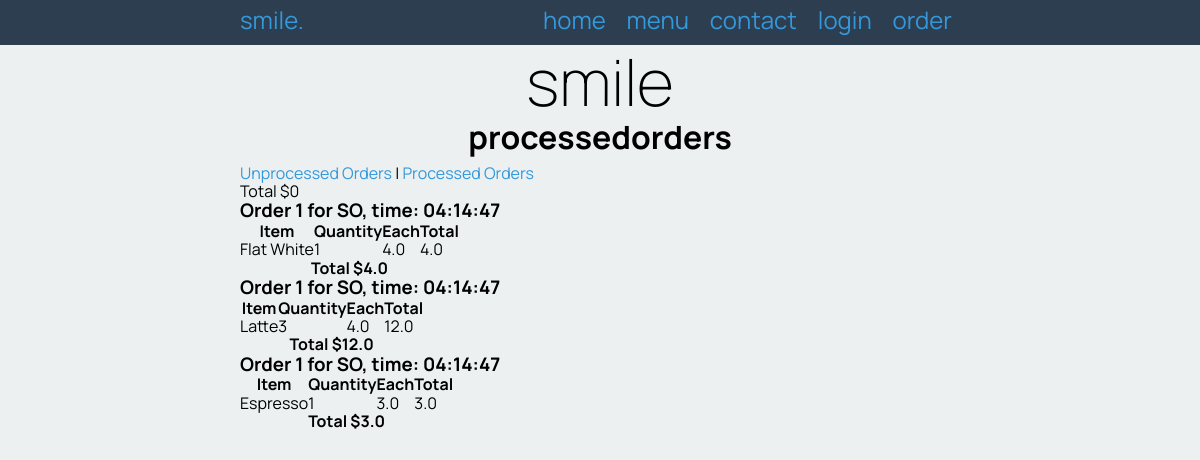
/process_order/0, run on the app's committed database.
### tables this page shows
CREATE TABLE order_contents
(
    id         integer
        constraint order_contents_pk
            primary key autoincrement,
    order_id   integer
        constraint order_contents_orders_id_fk
            references orders,
    product_id integer
        constraint order_contents_product_id_fk
            references product (id),
    quantity   integer
);

CREATE TABLE orders
(
    id        integer
        constraint orders_pk
            primary key autoincrement,
    name      varchar(30),
    timestamp date,
    processed integer
);

CREATE TABLE "products"
(
    id          integer
        constraint products_pk
            primary key autoincrement,
    name        varchar(30),
    description varchar(300),
    volume      char(6),
    image       varchar(30),
    price       float
, cat_id integer);

### app.py (the view)
@app.route('/process_order/<processed>')
def render_process_order(processed):
    label = "processed"
    if processed == "1":
        label = "un" + label
    processed = int(processed)
    all_orders = get_list("SELECT orders.id, orders.name, timestamp, products.name, quantity, price from orders INNER JOIN order_contents ON orders.id = order_contents.order_id INNER JOIN products ON order_contents.product_id = products.id WHERE processed = ?", (processed, ))
    print(all_orders)
    return render_template("orders.html", orders=all_orders, label=label, logged_in=is_logged_in(), is_admin=is_admin())

### app.py (called while the page is built)
def create_connection(db_file):
    try:
        connection = sqlite3.connect(db_file)
        return connection
    except Error as e:
        print(e)
    return None

def is_logged_in():
    if session.get('email') is None:
        return False
    else:
        return True

def is_admin():
    if session.get('is_admin') is not 1:
        return False
    else:
        return True

def get_list(query, params):
    con = create_connection(DATABASE)
    cur = con.cursor()
    if params == "":
        cur.execute(query)
    else:
        cur.execute(query, params)
    query_list = cur.fetchall()
    con.close()
    return query_list

### templates/orders.html
{% extends 'base.html' %}
{% block pageheading %}
{{ label }}orders
{% endblock %}
{% block main %}
    <p><a href="/process_order/1">Unprocessed Orders</a> | <a href="/process_order/0">Processed Orders</a></p>
    {% set control = namespace(last_id=-1) %}
    {% set control = namespace(total = 0) %}
    {% for order in orders %}
        {% if orders[0] != control.last_id %}
            {% if control.last_id != -1 %}
                <tr>
                    <th colspan="4" class="number">Total ${{ control.total }}</th>
                </tr>
                        {% set control.total = 0 %}
    </table>
            {% endif %}
    <h3>
        Order {{ order[0] }} for {{ order[1] }}, time: {{ order[2] }}
        {% if label == "unprocessed" %}<a href="/process/{{ order[0] }}"> - Mark order as processed</a>{% endif %}</h3>
    {% set control.last_id = order[0] %}
    <table class="{{ label }}">
        <tr>
            <th>Item</th>
            <th class="number">Quantity</th>
            <th class="number">Each</th>
            <th class="number">Total</th>
        </tr>
        {% endif %}
        <tr>
            <td>{{ order[3] }}</td>
            <td class="number">{{ order[4] }}</td>
            <td class="number">{{ order[5] }}</td>
            <td class="number">{{ order[4] * order[5]}}</td>
            {% set control.total = order[4] * order[5] + control.total %}
        </tr>
{% endfor %}
        <tr>
            <th colspan="4" class="number">Total ${{ control.total }}</th>
        </tr>
    </table>
{% endblock %}

### static/smile.css (style rules this page uses)
* { font-family: 'Manrope', sans-serif; padding: 0; margin: 0; box-sizing: border-box; }
body { background-color: rgba(236, 240, 241, 1.0); }
a, a:visited { color: rgba(52, 152, 219, 1.0); text-decoration: none; }
table { border-collapse: collapse; }

### data on the page
order_contents: total "0", order "1", name "SO", timestamp "04:14:47", name "Flat White", quantity "1", price "4.0", order[4]*order[5] "4.0"
order_contents: total "4.0", order "1", name "SO", timestamp "04:14:47", name "Latte", quantity "3", price "4.0", order[4]*order[5] "12.0"
order_contents: total "12.0", order "1", name "SO", timestamp "04:14:47", name "Espresso", quantity "1", price "3.0", order[4]*order[5] "3.0"

### other printed values
{{ label }} "processed"
{{ control.total }} "3.0"
